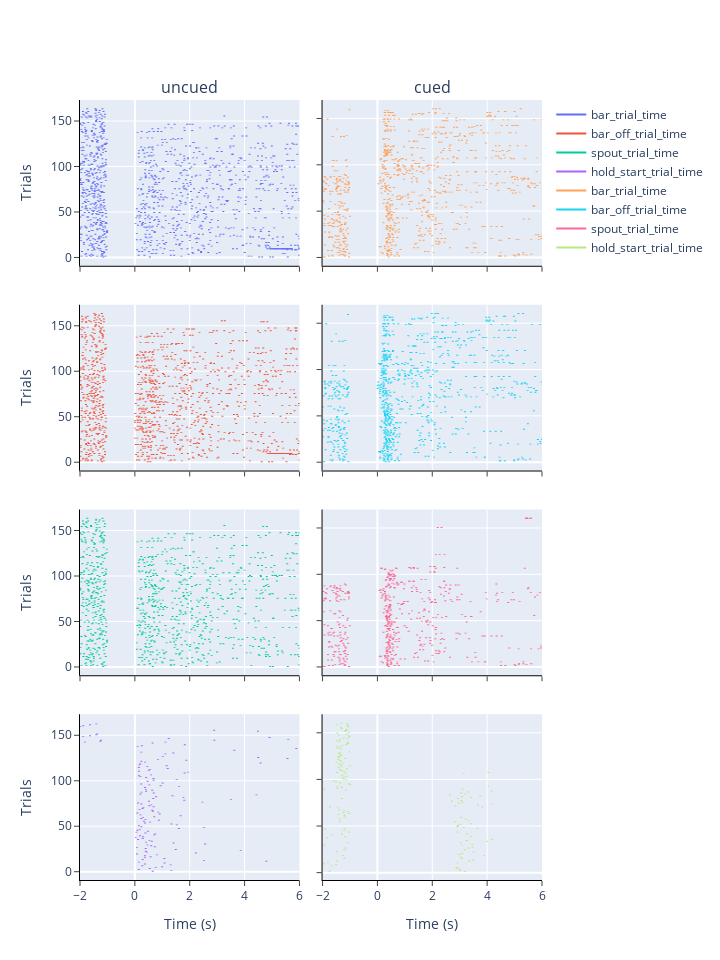

Notebook source saved alongside this figure:
### Markdown cell above
# Plotly

### Code cell
ev_dataset.plot_raster(module='plotly')

### Figure 1 — Plotly figure (JSON) as saved in the notebook; plotly's stock layout.template omitted (floating-point values rounded to 4 significant figures; data arrays with more than 128 entries replaced by an {"elided": "..."} marker saying what was removed)
{"data": [{"connectgaps": false, "mode": "lines", "name": "bar_trial_time", "type": "scatter", "x": {"elided": "6375 float values"}, "xaxis": "x", "y": {"elided": "6375 int values"}, "yaxis": "y"}, {"connectgaps": false, "mode": "lines", "name": "bar_off_trial_time", "type": "scatter", "x": {"elided": "6384 float values"}, "xaxis": "x3", "y": {"elided": "6384 int values"}, "yaxis": "y3"}, {"connectgaps": false, "mode": "lines", "name": "spout_trial_time", "type": "scatter", "x": {"elided": "5100 float values"}, "xaxis": "x5", "y": {"elided": "5100 int values"}, "yaxis": "y5"}, {"connectgaps": false, "mode": "lines", "name": "hold_start_trial_time", "type": "scatter", "x": {"elided": "522 float values"}, "xaxis": "x7", "y": {"elided": "522 int values"}, "yaxis": "y7"}, {"connectgaps": false, "mode": "lines", "name": "bar_trial_time", "type": "scatter", "x": {"elided": "3243 float values"}, "xaxis": "x2", "y": {"elided": "3243 int values"}, "yaxis": "y2"}, {"connectgaps": false, "mode": "lines", "name": "bar_off_trial_time", "type": "scatter", "x": {"elided": "3243 float values"}, "xaxis": "x4", "y": {"elided": "3243 int values"}, "yaxis": "y4"}, {"connectgaps": false, "mode": "lines", "name": "spout_trial_time", "type": "scatter", "x": {"elided": "2094 float values"}, "xaxis": "x6", "y": {"elided": "2094 int values"}, "yaxis": "y6"}, {"connectgaps": false, "mode": "lines", "name": "hold_start_trial_time", "type": "scatter", "x": {"elided": "489 float values"}, "xaxis": "x8", "y": {"elided": "489 int values"}, "yaxis": "y8"}], "layout": {"annotations": [{"font": {"size": 16}, "showarrow": false, "text": "uncued", "x": 0.2375, "xanchor": "center", "xref": "paper", "y": 1, "yanchor": "bottom", "yref": "paper"}, {"font": {"size": 16}, "showarrow": false, "text": "cued", "x": 0.7625, "xanchor": "center", "xref": "paper", "y": 1, "yanchor": "bottom", "yref": "paper"}], "autosize": false, "height": 960, "width": 720, "xaxis": {"anchor": "y", "domain": [0, 0.475], "linecolor": "black", "matches": "x7", "range": [-2, 6], "showline": true, "showticklabels": false, "tickfont": {"size": 12}, "ticklen": 5, "ticks": "outside", "tickwidth": 1, "type": "linear"}, "xaxis2": {"anchor": "y2", "domain": [0.525, 1], "linecolor": "black", "matches": "x8", "range": [-2, 6], "showline": true, "showticklabels": false, "tickfont": {"size": 12}, "ticklen": 5, "ticks": "outside", "tickwidth": 1, "type": "linear"}, "xaxis3": {"anchor": "y3", "domain": [0, 0.475], "linecolor": "black", "matches": "x7", "range": [-2, 6], "showline": true, "showticklabels": false, "tickfont": {"size": 12}, "ticklen": 5, "ticks": "outside", "tickwidth": 1, "type": "linear"}, "xaxis4": {"anchor": "y4", "domain": [0.525, 1], "linecolor": "black", "matches": "x8", "range": [-2, 6], "showline": true, "showticklabels": false, "tickfont": {"size": 12}, "ticklen": 5, "ticks": "outside", "tickwidth": 1, "type": "linear"}, "xaxis5": {"anchor": "y5", "domain": [0, 0.475], "linecolor": "black", "matches": "x7", "range": [-2, 6], "showline": true, "showticklabels": false, "tickfont": {"size": 12}, "ticklen": 5, "ticks": "outside", "tickwidth": 1, "type": "linear"}, "xaxis6": {"anchor": "y6", "domain": [0.525, 1], "linecolor": "black", "matches": "x8", "range": [-2, 6], "showline": true, "showticklabels": false, "tickfont": {"size": 12}, "ticklen": 5, "ticks": "outside", "tickwidth": 1, "type": "linear"}, "xaxis7": {"anchor": "y7", "domain": [0, 0.475], "linecolor": "black", "range": [-2, 6], "showline": true, "tickfont": {"size": 12}, "ticklen": 5, "ticks": "outside", "tickwidth": 1, "title": {"text": "Time (s)"}, "type": "linear"}, "xaxis8": {"anchor": "y8", "domain": [0.525, 1], "linecolor": "black", "range": [-2, 6], "showline": true, "tickfont": {"size": 12}, "ticklen": 5, "ticks": "outside", "tickwidth": 1, "title": {"text": "Time (s)"}, "type": "linear"}, "yaxis": {"anchor": "x", "domain": [0.7875, 1], "linecolor": "black", "showline": true, "showticklabels": true, "tickfont": {"size": 12}, "ticklen": 5, "ticks": "outside", "tickwidth": 1, "title": {"text": "Trials"}, "type": "linear"}, "yaxis2": {"anchor": "x2", "domain": [0.7875, 1], "linecolor": "black", "showline": true, "showticklabels": false, "tickfont": {"size": 12}, "ticklen": 5, "ticks": "outside", "tickwidth": 1, "type": "linear"}, "yaxis3": {"anchor": "x3", "domain": [0.525, 0.7375], "linecolor": "black", "showline": true, "showticklabels": true, "tickfont": {"size": 12}, "ticklen": 5, "ticks": "outside", "tickwidth": 1, "title": {"text": "Trials"}, "type": "linear"}, "yaxis4": {"anchor": "x4", "domain": [0.525, 0.7375], "linecolor": "black", "showline": true, "showticklabels": false, "tickfont": {"size": 12}, "ticklen": 5, "ticks": "outside", "tickwidth": 1, "type": "linear"}, "yaxis5": {"anchor": "x5", "domain": [0.2625, 0.475], "linecolor": "black", "showline": true, "showticklabels": true, "tickfont": {"size": 12}, "ticklen": 5, "ticks": "outside", "tickwidth": 1, "title": {"text": "Trials"}, "type": "linear"}, "yaxis6": {"anchor": "x6", "domain": [0.2625, 0.475], "linecolor": "black", "showline": true, "showticklabels": false, "tickfont": {"size": 12}, "ticklen": 5, "ticks": "outside", "tickwidth": 1, "type": "linear"}, "yaxis7": {"anchor": "x7", "domain": [0, 0.2125], "linecolor": "black", "showline": true, "showticklabels": true, "tickfont": {"size": 12}, "ticklen": 5, "ticks": "outside", "tickwidth": 1, "title": {"text": "Trials"}, "type": "linear"}, "yaxis8": {"anchor": "x8", "domain": [0, 0.2125], "linecolor": "black", "showline": true, "showticklabels": false, "tickfont": {"size": 12}, "ticklen": 5, "ticks": "outside", "tickwidth": 1, "type": "linear"}}}
